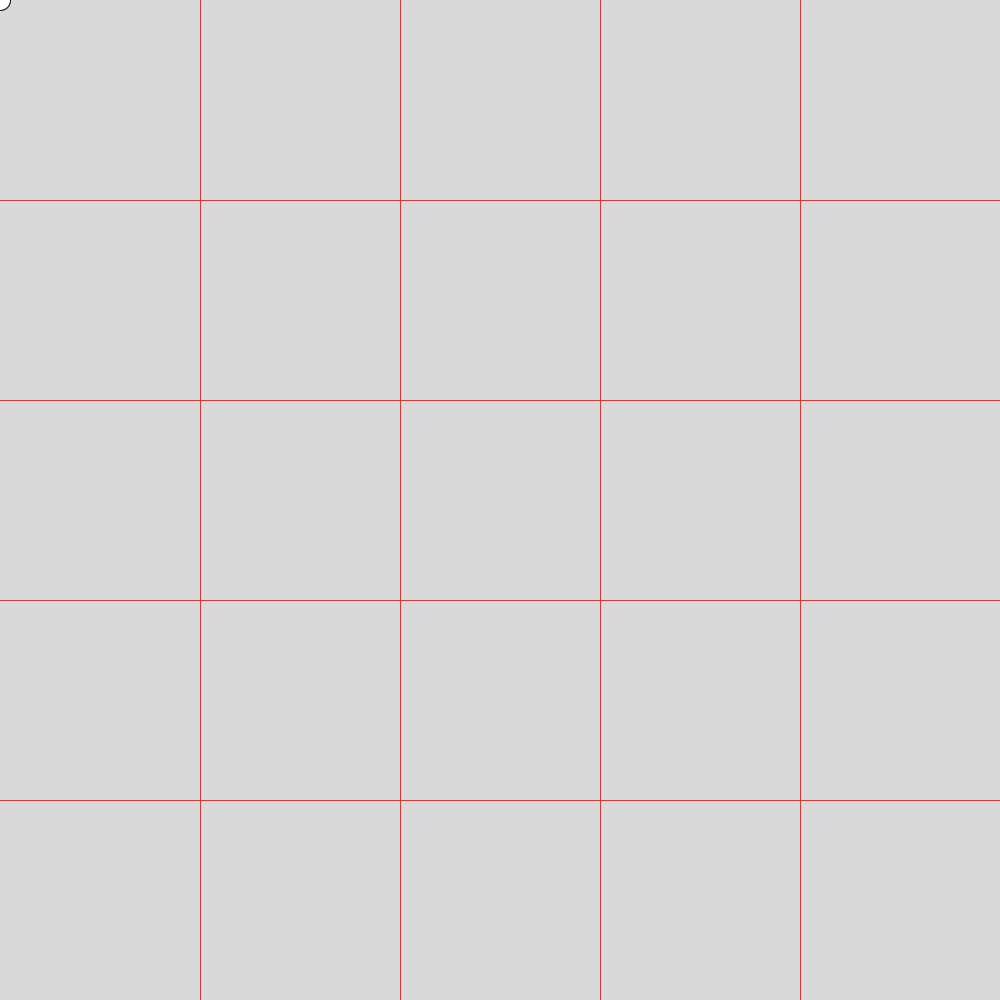
Frame 1 (no input)
Frame 60 (the mouse pressed at the canvas centre just before this capture): identical to frame 1, image omitted
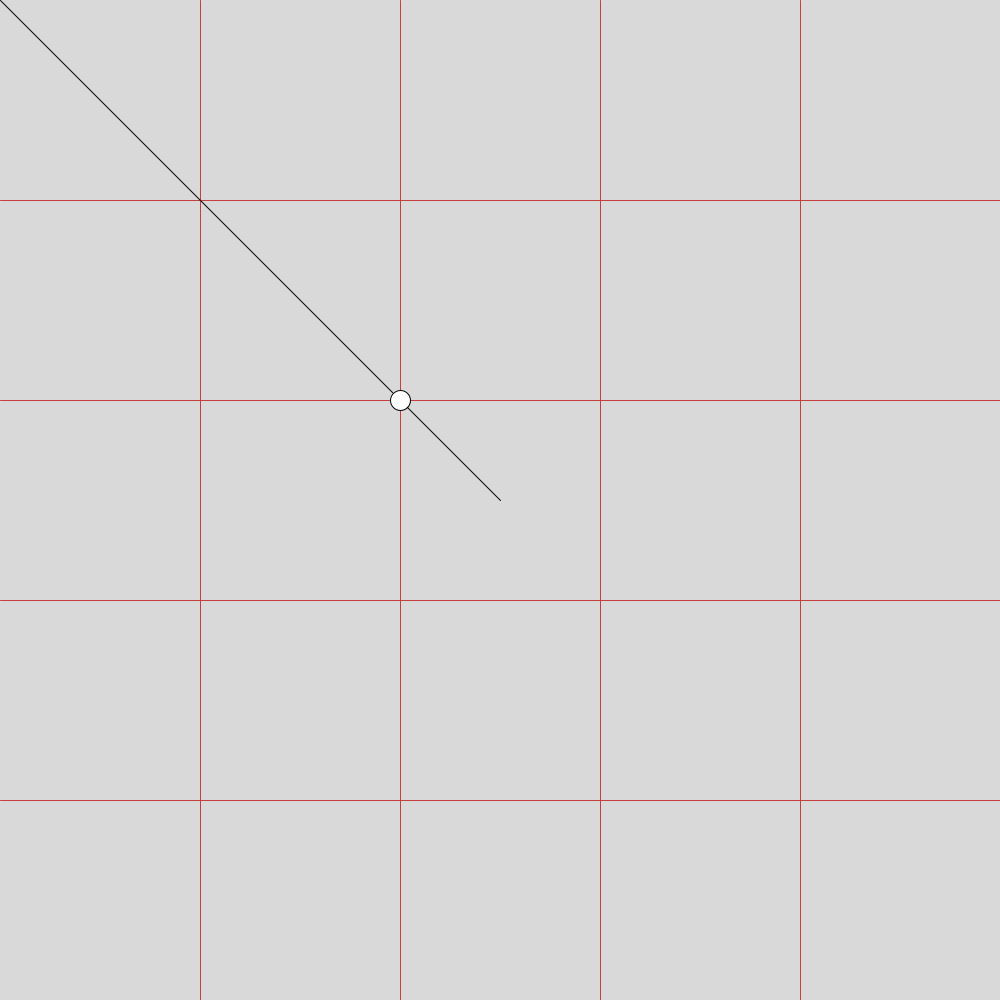
Frame 120 (the mouse held since frame 60 and released just before this capture)

The Processing sketch that drew these frames (run headless with seeded random() and noise(); from frame 60 on, the mouse is pressed at the canvas centre):

// Processing sketch: SnapToGrid
// ── SnapToGrid.pde
// snap to grid - illustrates integer division

// lets assume grid has a vertical and horizontal spacing
int hSpacing = 200;
int vSpacing = 200;

void setup() {
  size(1000,1000);
}

void draw() {
  background(0xd9d9d9);    // light gray
  
  // grid pattern
  stroke(#c63e3e);    // this uses a hexidecimal value to describe colour (will discuss this representation later)
  
  // vertical; horizonal lines (every 200 pixels) 
  line(200,0,200,height);  line(0,200,width,200);
  line(400,0,400,height);  line(0,400,width,400);
  line(600,0,600,height);  line(0,600,width,600);
  line(800,0,800,height);  line(0,800,width,800);
  
  // reset stroke to black
  stroke(0,0,0);
  
  // calculate a snapTo point based on mouse position
  // these commands make use of 
  
  int snapPointX = (mouseX/hSpacing)*hSpacing;
  int snapPointY = (mouseY/vSpacing)*vSpacing;
  
  line(0, 0, mouseX, mouseY);         // line does not snap to grid
  circle(snapPointX,snapPointY,20);   // circle position snaps to grid
}
